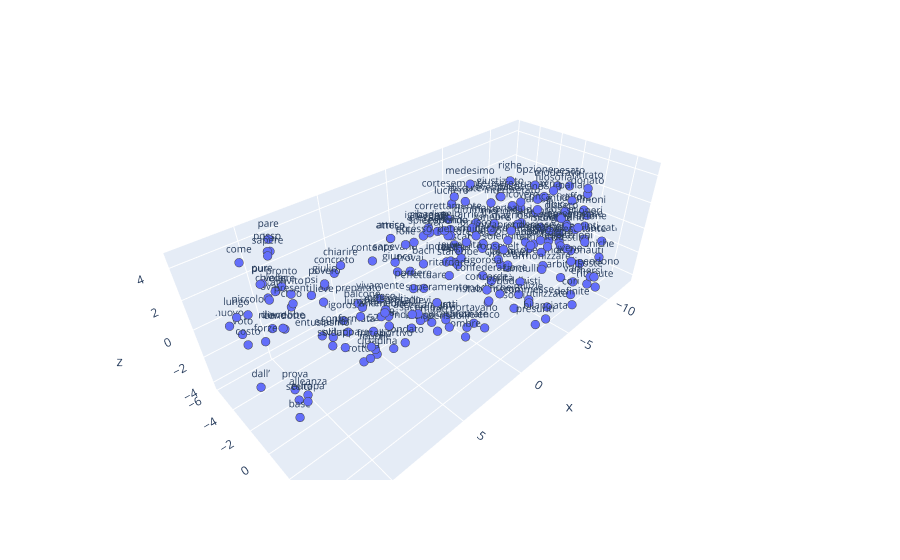

Notebook code cell kept with this figure:
### Code cell
sample = random.sample(list(embeddings_model.wv.key_to_index), 500)
word_vectors = embeddings_model.wv[sample]

tsne = TSNE(n_components=3, n_iter=2000)
tsne_embedding = tsne.fit_transform(word_vectors)
x, y, z = np.transpose(tsne_embedding)

fig = px.scatter_3d(x=x[:200],y=y[:200],z=z[:200],text=sample[:200])
fig.update_traces(marker=dict(size=3,line=dict(width=2)),textfont_size=10)
fig.show()

### Figure 1 — Plotly figure (JSON) as saved in the notebook; plotly's stock layout.template omitted (floating-point values rounded to 4 significant figures; data arrays with more than 128 entries replaced by an {"elided": "..."} marker saying what was removed)
{"data": [{"hovertemplate": "x=%{x}<br>y=%{y}<br>z=%{z}<br>text=%{text}<extra></extra>", "legendgroup": "", "marker": {"color": "#636efa", "line": {"width": 2}, "size": 3, "symbol": "circle"}, "mode": "markers+text", "name": "", "scene": "scene", "showlegend": false, "text": {"elided": "200 str values"}, "textfont": {"size": 10}, "type": "scatter3d", "x": {"elided": "200 float values"}, "y": {"elided": "200 float values"}, "z": {"elided": "200 float values"}}], "layout": {"legend": {"tracegroupgap": 0}, "margin": {"t": 60}, "scene": {"domain": {"x": [0, 1], "y": [0, 1]}, "xaxis": {"title": {"text": "x"}}, "yaxis": {"title": {"text": "y"}}, "zaxis": {"title": {"text": "z"}}}}}
